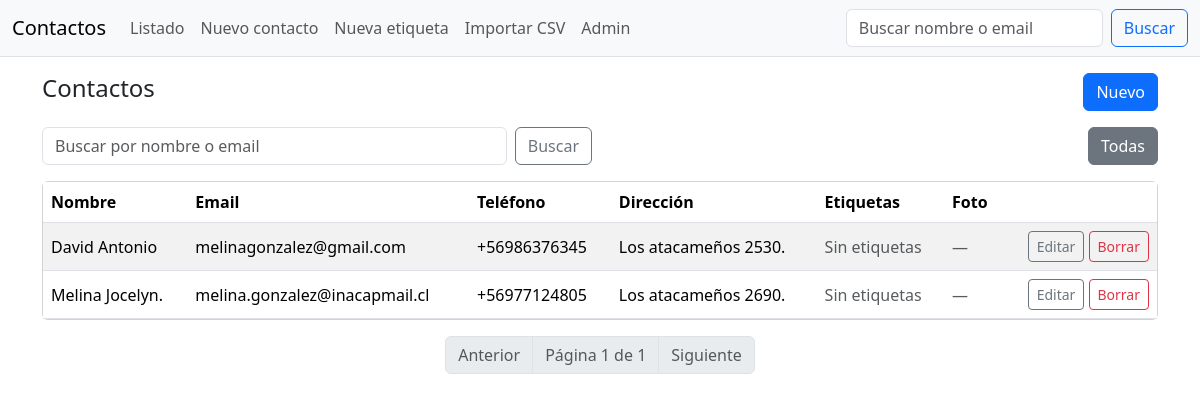
The page / on the database its author committed.
### contacts/models.py (models this page shows, shortened)
class Contact(models.Model):
    name = models.CharField(max_length=120)
    email = models.EmailField(unique=True, validators=[EmailValidator(message='Email inválido')])
    phone = models.CharField(max_length=16, unique=True, validators=[phone_validator])
    address = models.CharField(max_length=255, blank=True)
    photo_url = models.URLField(blank=True)
    tags = models.ManyToManyField(Tag, related_name='contacts', blank=True)
    created_at = models.DateTimeField(auto_now_add=True)
    updated_at = models.DateTimeField(auto_now=True)
    class Meta:
        ordering = ['name']

### contacts/views.py (the view)
# urls.py: path('', views.contact_list, name='list'),
def contact_list(request):
    q = request.GET.get('q','').strip()
    tag_slug = request.GET.get('tag','').strip()
    qs = Contact.objects.all()
    if q:
        qs = qs.filter(Q(name__icontains=q) | Q(email__icontains=q))
    selected_tag = None
    if tag_slug:
        qs = qs.filter(tags__slug=tag_slug)
        selected_tag = Tag.objects.filter(slug=tag_slug).first()
    paginator = Paginator(qs.distinct(), 10)
    page_obj = paginator.get_page(request.GET.get('page'))
    all_tags = Tag.objects.all()
    return render(request, 'contacts/contact_list.html', {'page_obj': page_obj, 'q': q, 'all_tags': all_tags, 'selected_tag': selected_tag, 'can_storage': can_use_supabase()})

### contacts/supa.py (called while the page is built)
def can_use_supabase():
    return bool(settings.SUPABASE_URL and settings.SUPABASE_KEY and create_client is not None)

### templates/contacts/contact_list.html (shortened to what this page needs)
{% extends 'base.html' %}
{% block content %}
<div class="d-flex justify-content-between align-items-center mb-3">
  <h1 class="h4">Contactos</h1>
  <a class="btn btn-primary" href="{% url 'contacts:create' %}">Nuevo</a>
</div>
<div class="row g-3 mb-3">
  <div class="col-md-6">
    <form class="d-flex" method="get">
      <input class="form-control me-2" type="search" name="q" placeholder="Buscar por nombre o email" value="{{ q }}">
      <button class="btn btn-outline-secondary">Buscar</button>
    </form>
  </div>
  <div class="col-md-6 text-md-end">
    <div class="btn-group">
      <a class="btn btn-outline-secondary {% if not selected_tag %}active{% endif %}" href="?q={{ q }}">Todas</a>
    </div>
  </div>
</div>
<div class="card">
  <div class="table-responsive">
    <table class="table table-striped align-middle mb-0">
      <thead>
        <tr>
          <th>Nombre</th>
          <th>Email</th>
          <th>Teléfono</th>
          <th>Dirección</th>
          <th>Etiquetas</th>
          <th>Foto</th>
          <th></th>
        </tr>
      </thead>
      <tbody>
        {% for contact in page_obj %}
        <tr>
          <td>{{ contact.name }}</td>
          <td>{{ contact.email }}</td>
          <td>{{ contact.phone }}</td>
          <td>{{ contact.address|default:'—' }}</td>
          <td>
            {% for tag in contact.tags.all %}
              <span class="badge text-bg-secondary">{{ tag.name }}</span>
            {% empty %}
              <span class="text-muted">Sin etiquetas</span>
            {% endfor %}
          </td>
          <td>
            {% if contact.photo_url %}
              <img src="{{ contact.photo_url }}" alt="Foto" class="rounded" style="width:40px;height:40px;object-fit:cover;">
            {% else %}
              <span class="text-muted">—</span>
            {% endif %}
          </td>
          <td class="text-end">
            <a class="btn btn-sm btn-outline-secondary" href="{% url 'contacts:update' contact.pk %}">Editar</a>
            <a class="btn btn-sm btn-outline-danger" href="{% url 'contacts:delete' contact.pk %}">Borrar</a>
          </td>
        </tr>
        {% empty %}
        <tr><td colspan="7" class="text-center text-muted py-3">Sin resultados.</td></tr>
        {% endfor %}
      </tbody>
    </table>
  </div>
</div>
<nav aria-label="Paginación" class="mt-3">
  <ul class="pagination justify-content-center">
    {% if page_obj.has_previous %}
      <li class="page-item"><a class="page-link" href="?q={{ q }}{% if selected_tag %}&tag={{ selected_tag.slug }}{% endif %}&page={{ page_obj.previous_page_number }}">Anterior</a></li>
    {% else %}
      <li class="page-item disabled"><span class="page-link">Anterior</span></li>
    {% endif %}
    <li class="page-item disabled"><span class="page-link">Página {{ page_obj.number }} de {{ page_obj.paginator.num_pages }}</span></li>
    {% if page_obj.has_next %}
      <li class="page-item"><a class="page-link" href="?q={{ q }}{% if selected_tag %}&tag={{ selected_tag.slug }}{% endif %}&page={{ page_obj.next_page_number }}">Siguiente</a></li>
    {% else %}
      <li class="page-item disabled"><span class="page-link">Siguiente</span></li>
    {% endif %}
  </ul>
</nav>
{% endblock %}

### templates/base.html (shortened to what this page needs)
<!doctype html>
<html lang="es">
<head>
  <link href="https://cdn.jsdelivr.net/npm/bootstrap@5.3.3/dist/css/bootstrap.min.css" rel="stylesheet">
</head>
<body>
<nav class="navbar navbar-expand-lg bg-body-tertiary border-bottom mb-3">
  <div class="container-fluid">
    <a class="navbar-brand" href="/">Contactos</a>
    <div class="collapse navbar-collapse">
      <ul class="navbar-nav me-auto mb-2 mb-lg-0">
        <li class="nav-item"><a class="nav-link" href="/">Listado</a></li>
        <li class="nav-item"><a class="nav-link" href="/new/">Nuevo contacto</a></li>
        <li class="nav-item"><a class="nav-link" href="/tags/new/">Nueva etiqueta</a></li>
        <li class="nav-item"><a class="nav-link" href="/import/">Importar CSV</a></li>
        <li class="nav-item"><a class="nav-link" href="/admin/">Admin</a></li>
      </ul>
      <form class="d-flex" role="search" method="get" action="/">
        <input class="form-control me-2" type="search" placeholder="Buscar nombre o email" aria-label="Buscar" name="q" value="{{ q }}">
        <button class="btn btn-outline-primary" type="submit">Buscar</button>
      </form>
    </div>
  </div>
</nav>
<div class="container">
  {% block content %}{% endblock %}
</div>
</body>
</html>

### rows shown on the page
Contact: name "David Antonio", email "melinagonzalez@gmail.com", phone "+56986376345", address "Los atacameños 2530."
Contact: name "Melina Jocelyn.", email "melina.gonzalez@inacapmail.cl", phone "+56977124805", address "Los atacameños 2690."

### other values the page prints
{{ page_obj.number }} "1"
{{ page_obj.paginator.num_pages }} "1"
